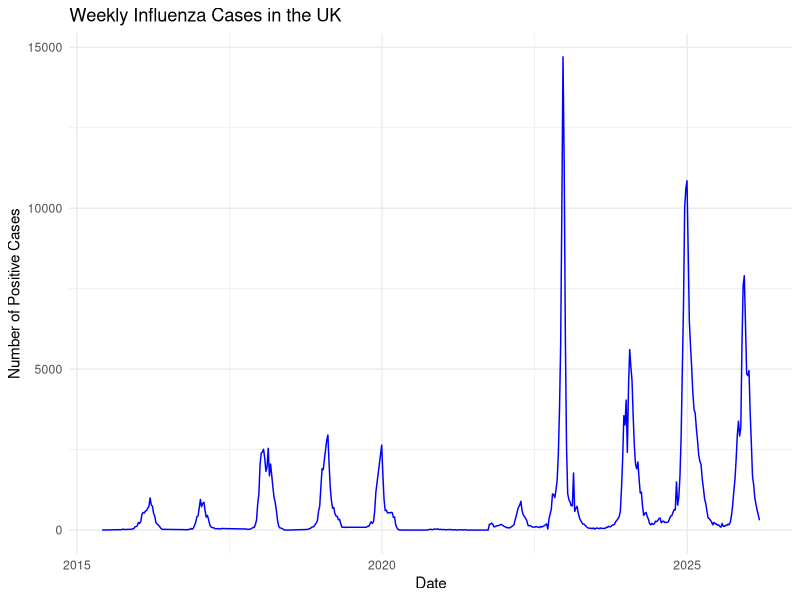
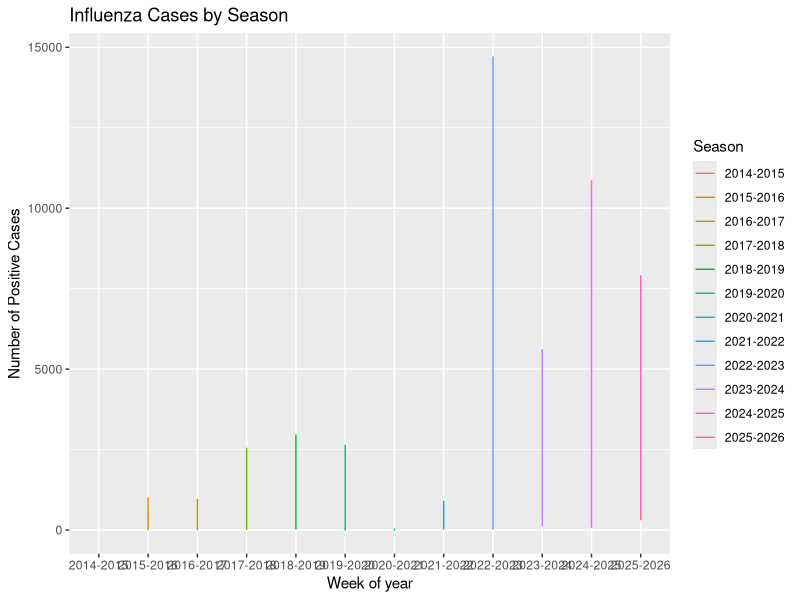
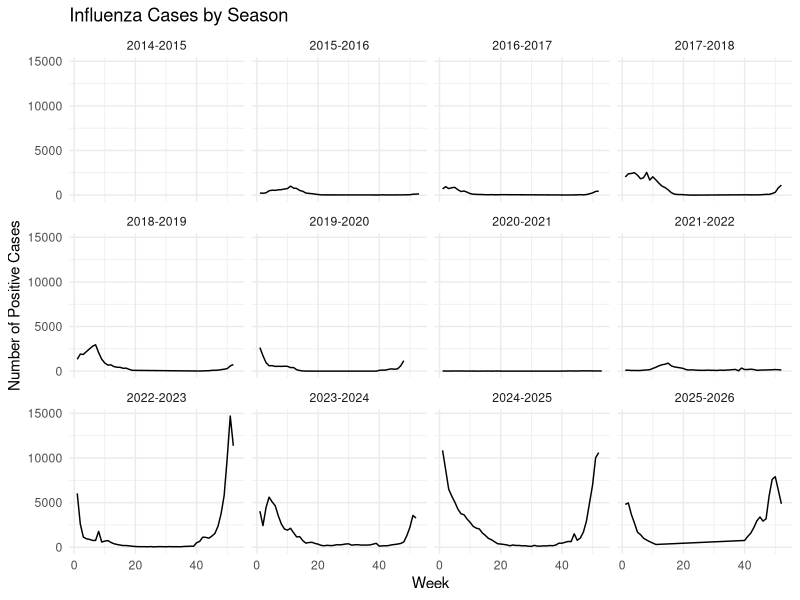

Source code (R) for these figures, in order:
library(readr)
library(ggplot2)
library(dplyr)

# Read in the cleaned data
flu <- read_csv("data/processed/flu_clean.csv", show_col_types = FALSE)

# Create influenza season variable
flu <- flu %>%
  mutate(
    season_start = ifelse(week >= 40, year, year - 1),
    season_end = season_start + 1,
    season = paste0(season_start, "-", season_end)
  )

# Plot 1: Weekly cases over time
p1 <- ggplot(flu, aes(x = date, y = positive)) +
  geom_line(color = "blue") +
  labs(title = "Weekly Influenza Cases in the UK", x = "Date", y = "Number of Positive Cases") +
  theme_minimal()

ggsave("output/figures/flu_time_series.png", plot = p1, width = 10, height = 6)

# Plot 2: Cases by season
p2 <- ggplot(flu, aes(x = season, y = positive, colour = season)) +
  geom_line() +
  labs(title = "Influenza Cases by Season", x = "Week of year", y = "Number of Positive Cases",
  colour = "Season"
  )
ggsave("output/figures/flu_cases_by_season.png", plot = p2, width = 10, height = 6) 

# Plot 3: Faceted plot of cases by season
p3 <- ggplot(flu, aes(x = week, y = positive)) +
  geom_line() +
  facet_wrap(~ season) +
  labs(title = "Influenza Cases by Season", x = "Week", y = "Number of Positive Cases") +
  theme_minimal()
ggsave("output/figures/flu_cases_by_season_facet.png", plot = p3, width = 12, height = 8)

message("Exploratory analysis complete. Plots saved to output/figures/ directory.")
